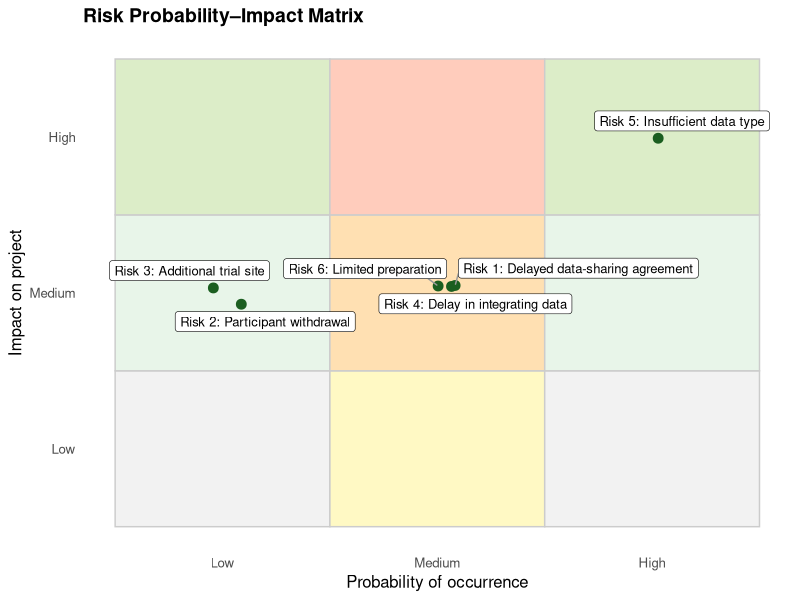
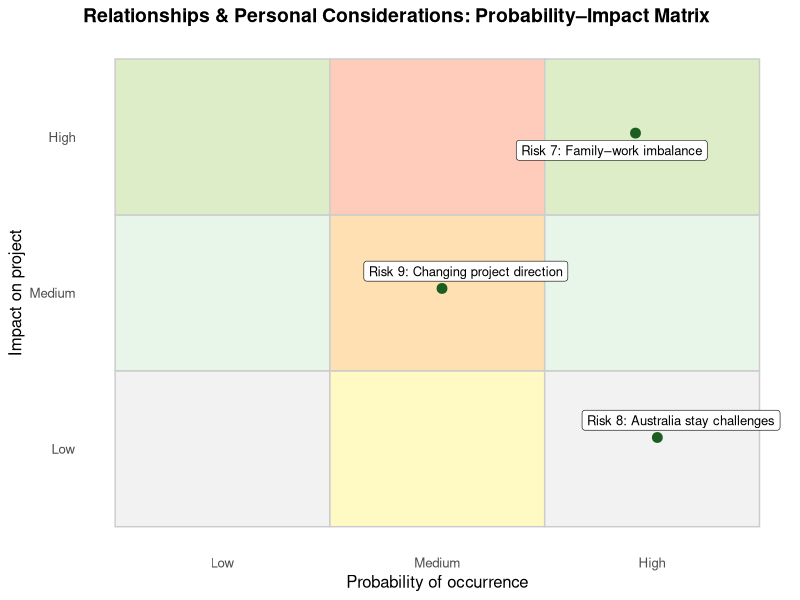

Source code (R) for these figures, in order:
## ---- chunk 1
#| label: risk-matrix
#| fig-cap: "Probability–Impact Matrix for project risks."
#| warning: false
#| message: false
#| fig-width: 8
#| fig-height: 6

library(ggplot2)
library(ggrepel)
library(dplyr)
library(tibble)

# ------------------------------------------------------------------
# 1. Define the risks (ID + name + probability + impact)
# ------------------------------------------------------------------

risks <- tribble(
  ~RiskID, ~RiskName, ~Probability, ~Impact,
  "1", "Delayed data-sharing agreement", "Medium", "Medium",
  "2", "Participant withdrawal", "Low", "Medium",
  "3", "Additional trial site", "Low", "Medium",
  "4", "Delay in integrating data", "Medium", "Medium",
  "5", "Insufficient data type", "High", "High",
  "6", "Limited preparation", "Medium", "Medium"
)

# ------------------------------------------------------------------
# 2. Convert Probability & Impact to numeric positions (Low–Medium–High)
# ------------------------------------------------------------------

level_map <- c("Low" = 1, "Medium" = 2, "High" = 3)

risks <- risks %>%
  mutate(
    Prob_num = level_map[Probability],
    Impact_num = level_map[Impact]
  )

# Add jitter so labels do not overlap
set.seed(42)
risks <- risks %>%
  mutate(
    Prob_jit = Prob_num + runif(n(), -0.1, 0.1),
    Impact_jit = Impact_num + runif(n(), -0.1, 0.1)
  )

# ------------------------------------------------------------------
# 3. Background colors for the 3×3 grid (same structure as your matrix)
# ------------------------------------------------------------------

bg_colors <- data.frame(
  xmin = rep(c(0.5, 1.5, 2.5), each = 3),
  xmax = rep(c(1.5, 2.5, 3.5), each = 3),
  ymin = rep(c(0.5, 1.5, 2.5), times = 3),
  ymax = rep(c(1.5, 2.5, 3.5), times = 3),
  fill = rep(
    c("#f2f2f2", "#e8f5e9", "#dcedc8",
      "#fff9c4", "#ffe0b2", "#ffccbc",
      "#f2f2f2", "#e8f5e9", "#dcedc8"), 1
  )
)

# ------------------------------------------------------------------
# 4. Plot
# ------------------------------------------------------------------

ggplot() +
  geom_rect(
    data = bg_colors,
    aes(xmin = xmin, xmax = xmax, ymin = ymin, ymax = ymax, fill = fill),
    color = "grey80"
  ) +
  scale_fill_identity() +
  
  geom_point(
    data = risks,
    aes(x = Prob_jit, y = Impact_jit),
    size = 3,
    color = "#1b5e20"
  ) +
  
  geom_label_repel(
    data = risks,
    aes(x = Prob_jit, y = Impact_jit, label = paste0("Risk ", RiskID, ": ", RiskName)),
    size = 3.3,
    color = "black",
    fill = "white",
    box.padding = 0.3,
    label.size = 0.2,
    segment.color = "grey60",
    max.overlaps = Inf
  ) +
  
  scale_x_continuous(
    breaks = 1:3,
    labels = c("Low", "Medium", "High"),
    limits = c(0.5, 3.5)
  ) +
  scale_y_continuous(
    breaks = 1:3,
    labels = c("Low", "Medium", "High"),
    limits = c(0.5, 3.5)
  ) +
  
  labs(
    x = "Probability of occurrence",
    y = "Impact on project",
    title = "Risk Probability–Impact Matrix"
  ) +
  
  theme_minimal(base_size = 12) +
  theme(
    panel.grid = element_blank(),
    legend.position = "none",
    plot.title = element_text(face = "bold", size = 14)
  )
## ---- chunk 2
#| label: risk-matrix-relationships
#| fig-cap: "Probability–Impact Matrix for personal and relational risks."
#| warning: false
#| message: false
#| fig-width: 8
#| fig-height: 6

library(ggplot2)
library(ggrepel)
library(dplyr)
library(tibble)

# -------------------------------------------------------------
# 1. Define risks
# -------------------------------------------------------------

risks_rel <- tribble(
  ~RiskID, ~RiskName, ~Probability, ~Impact,
  "7", "Family–work imbalance", "High", "High",
  "8", "Australia stay challenges", "High", "Low",
  "9", "Changing project direction", "Medium", "Medium"
)

# -------------------------------------------------------------
# 2. Convert categorical levels to numeric scale
# -------------------------------------------------------------

level_map <- c("Low" = 1, "Medium" = 2, "High" = 3)

risks_rel <- risks_rel %>%
  mutate(
    Prob_num = level_map[Probability],
    Impact_num = level_map[Impact]
  )

# Add jitter to avoid label overlap
set.seed(1234)
risks_rel <- risks_rel %>%
  mutate(
    Prob_jit = Prob_num + runif(n(), -0.1, 0.1),
    Impact_jit = Impact_num + runif(n(), -0.1, 0.1)
  )

# -------------------------------------------------------------
# 3. Background color grid (same as previous matrices)
# -------------------------------------------------------------

bg_colors <- data.frame(
  xmin = rep(c(0.5, 1.5, 2.5), each = 3),
  xmax = rep(c(1.5, 2.5, 3.5), each = 3),
  ymin = rep(c(0.5, 1.5, 2.5), times = 3),
  ymax = rep(c(1.5, 2.5, 3.5), times = 3),
  fill = rep(
    c("#f2f2f2", "#e8f5e9", "#dcedc8",
      "#fff9c4", "#ffe0b2", "#ffccbc",
      "#f2f2f2", "#e8f5e9", "#dcedc8"), 1
  )
)

# -------------------------------------------------------------
# 4. Plot
# -------------------------------------------------------------

ggplot() +
  geom_rect(
    data = bg_colors,
    aes(xmin = xmin, xmax = xmax, ymin = ymin, ymax = ymax, fill = fill),
    color = "grey80"
  ) +
  scale_fill_identity() +
  
  geom_point(
    data = risks_rel,
    aes(x = Prob_jit, y = Impact_jit),
    size = 3,
    color = "#1b5e20"
  ) +
  
  geom_label_repel(
    data = risks_rel,
    aes(
      x = Prob_jit,
      y = Impact_jit,
      label = paste0("Risk ", RiskID, ": ", RiskName)
    ),
    size = 3.3,
    color = "black",
    fill = "white",
    box.padding = 0.3,
    label.size = 0.2,
    segment.color = "grey60",
    max.overlaps = Inf
  ) +
  
  scale_x_continuous(
    breaks = 1:3,
    labels = c("Low", "Medium", "High"),
    limits = c(0.5, 3.5)
  ) +
  scale_y_continuous(
    breaks = 1:3,
    labels = c("Low", "Medium", "High"),
    limits = c(0.5, 3.5)
  ) +
  
  labs(
    x = "Probability of occurrence",
    y = "Impact on project",
    title = "Relationships & Personal Considerations: Probability–Impact Matrix"
  ) +
  
  theme_minimal(base_size = 12) +
  theme(
    panel.grid = element_blank(),
    legend.position = "none",
    plot.title = element_text(face = "bold", size = 14)
  )
